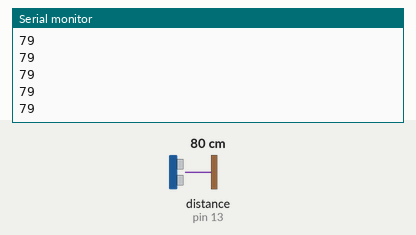
A sketch run on a simulated Arduino Uno, built with avr-gcc and run on an emulated ATmega328P. Parts: the last lines printed to the serial monitor. The inputs (shaded band) are chosen by the test bench; at power-on: distance to the obstacle (sensor on pin 13) 80 cm. The echo pulse lasts 58.3 µs per cm.

Above: at 1.2 s.
1.3 s: distance to the obstacle (sensor on pin 13) set to 2 cm
At 1.37 s:
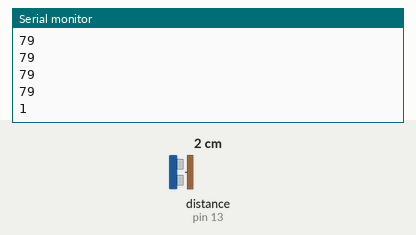
2.8 s: distance to the obstacle (sensor on pin 13) set to 4 cm
At 2.89 s:
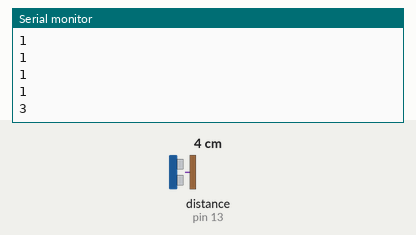
Timing chart, 0 to 5.8 s (numbered marks = the images above; inputs shaded):
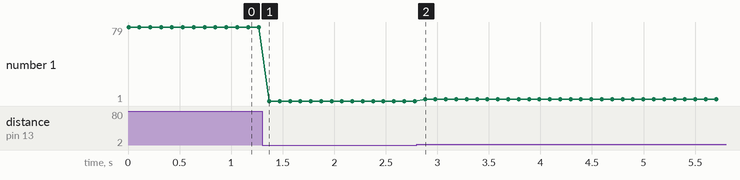

The sketch:

class_23.ino
```cpp
void setup() {
  pinMode(13, INPUT);
  pinMode(12, OUTPUT);
 Serial.begin(9600);
 }

void loop() {
 digitalWrite(12,1);
 delayMicroseconds(10);
 digitalWrite(12,0);
 int dis = pulseIn(13,1)*17/1000;

 Serial.println(dis);
 delay(100);

}
```

Measured:
- after the input at 1.3 s, the serial monitor: prints a new line after 0.07 s (image 1)
- after the input at 2.8 s, the serial monitor: prints a new line after 0.08 s (image 2)
- plotted number 1: 79 → 1 after the input at 1.3 s, 1 → 3 after the input at 2.8 s
